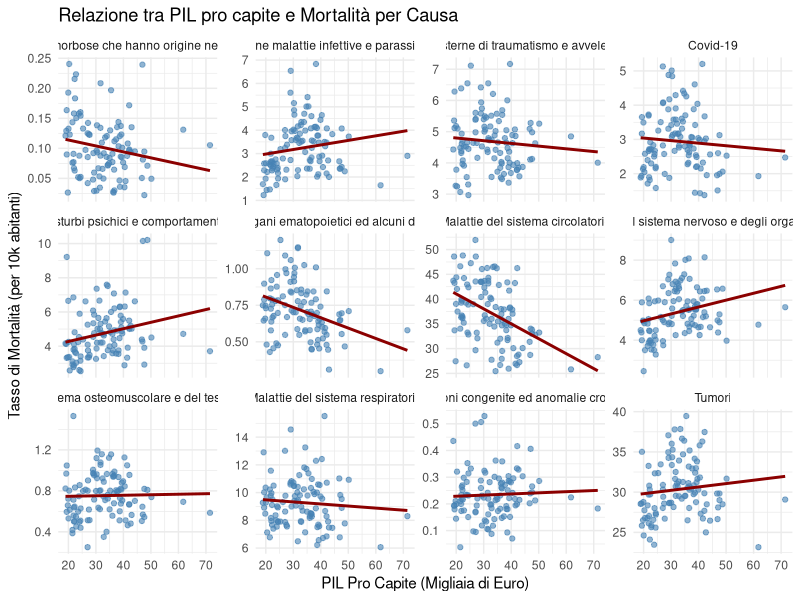

Write R code to recreate this figure.
library(tidyverse)
library(broom)

# 1. Caricamento dati e riscalamento del PIL
# Moltiplichiamo per 1000 in modo che 1 unità = 1.000 Euro, 
# rendendo i coefficienti di regressione facili da interpretare.
df <- read_csv("dati_per_analisi.csv") %>%
  mutate(pil_pro_capite = pil_pro_capite * 1000)

View(df)

# 2. Esplorazione Visiva (Scatterplot multipannello)
ggplot(df, aes(x = pil_pro_capite, y = `tasso_mortalita (10k abitanti)`)) +
  geom_point(alpha = 0.6, color = "steelblue") +
  geom_smooth(method = "lm", color = "darkred", se = FALSE) + # Aggiunge la linea di tendenza lineare
  facet_wrap(~ causa_iniziale_di_morte_european_short_list, scales = "free_y") +
  theme_minimal() +
  labs(
    title = "Relazione tra PIL pro capite e Mortalità per Causa",
    x = "PIL Pro Capite (Migliaia di Euro)",
    y = "Tasso di Mortalità (per 10k abitanti)"
  )

# 3. Calcolo della correlazione
correlazioni <- df %>%
  group_by(causa_iniziale_di_morte_european_short_list) %>%
  summarise(
    # Usiamo Spearman perché i test preliminari indicano che i tassi di 
    # mortalità per alcune cause non sono distribuiti in modo perfettamente normale
    correlazione = cor(pil_pro_capite, `tasso_mortalita (10k abitanti)`, method = "spearman")
  ) %>%
  arrange(correlazione)

print(correlazioni)

# 4. Regressione lineare per ogni macromalattia
risultati_regressione <- df %>%
  group_by(causa_iniziale_di_morte_european_short_list) %>%
  # Modello lineare: Mortalità in funzione del PIL pro capite
  do(tidy(lm(`tasso_mortalita (10k abitanti)` ~ pil_pro_capite, data = .))) %>%
  filter(term != "(Intercept)") %>% # Filtriamo l'intercetta, ci interessa solo l'effetto del PIL
  select(causa_iniziale_di_morte_european_short_list, estimate, p.value) %>%
  mutate(
    # Creiamo una colonna per leggere al volo la significatività
    significativo = ifelse(p.value < 0.05, "Sì", "No") 
  ) %>%
  arrange(estimate)

print(risultati_regressione)
